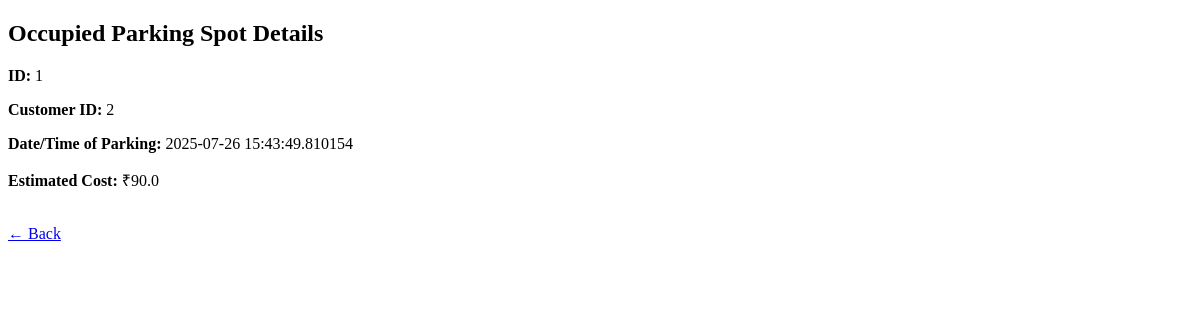
Page /admin/spot/1/details on the earlier database version.
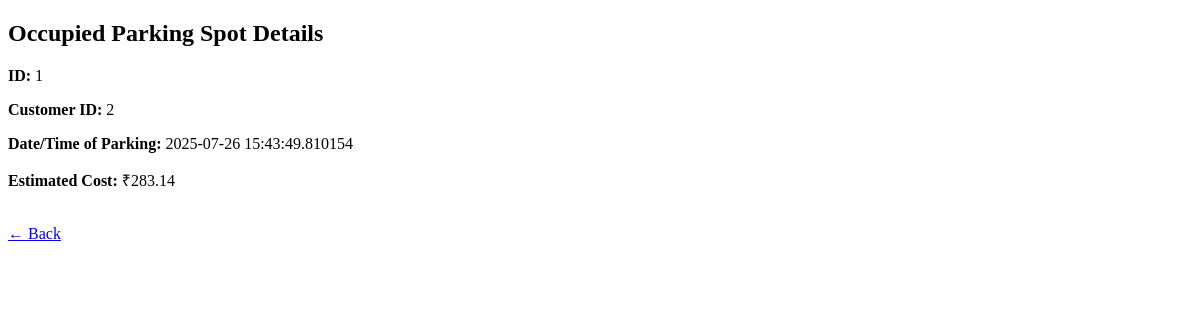
Same page on the later database version.
### models/model.py (models this page shows)
class Reservation(db.Model):
    id = db.Column(db.Integer, primary_key=True)
    spot_id = db.Column(db.Integer, db.ForeignKey('parking_spot.id'), nullable=False)
    user_id = db.Column(db.Integer, db.ForeignKey('user.id'), nullable=False)
    parking_timestamp = db.Column(db.DateTime, default=datetime.utcnow)
    leaving_timestamp = db.Column(db.DateTime, nullable=True)
    parking_cost = db.Column(db.Float)

### controllers/admin_routes.py (the view)
    @app.route("/admin/spot/<int:spot_id>/details")
    def view_occupied_spot(spot_id):
        spot = ParkingSpot.query.get_or_404(spot_id)
        reservation = Reservation.query.filter_by(spot_id=spot.id).order_by(Reservation.parking_timestamp.desc()).first()
        return render_template("occupied_spot_details.html", spot=spot, reservation=reservation)

### templates/occupied_spot_details.html
<!DOCTYPE html>
<html>
<head><title>Occupied Spot Details</title></head>
<body>
    <h2>Occupied Parking Spot Details</h2>
    <p><strong>ID:</strong> {{ spot.id }}</p>
    <p><strong>Customer ID:</strong> {{ reservation.user_id }}</p>
    <p><strong>Date/Time of Parking:</strong> {{ reservation.parking_timestamp }}</p>
    <p><strong>Estimated Cost:</strong> ₹{{ reservation.parking_cost or '—' }}</p>
    <br><a href="/admin/spot/{{ spot.id }}">← Back</a>
</body>
</html>

Differences in the rows shown:
changed Reservation: parking_cost "90.0" → "283.14"
